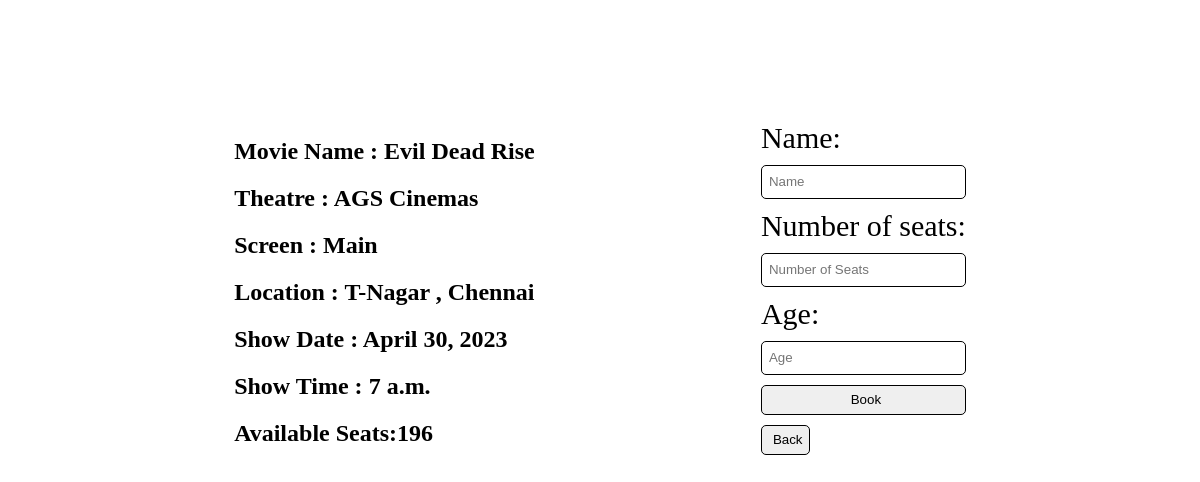
Screenshot of /book/1/ with the database file from the repository.
### tickets/models.py (models this page shows)
class shows(models.Model):
    screen = models.ForeignKey(screen,on_delete=models.CASCADE)
    theatre = models.ForeignKey(theatre ,on_delete= models.CASCADE)
    movies = models.ForeignKey(movies , on_delete= models.CASCADE)
    show_time = models.TimeField()
    show_date = models.DateField()
    no_of_free_seats = models.IntegerField()
    price=models.IntegerField(default=150)

class movies(models.Model):
    movies=models.BigAutoField(primary_key=True)
    name=models.CharField(max_length=50)
    image=models.ImageField(upload_to='pics',default="default.png")
    date=models.DateField()
    duration=models.CharField(max_length=50)
    type=models.CharField(max_length=50)
    language=models.CharField(max_length=50)
    rating=models.CharField(max_length=50)
    cast=models.TextField(max_length=100)
    trailer=models.CharField(max_length=100)
    price=models.IntegerField(default=0)

class theatre(models.Model):
    theatre = models.BigAutoField(primary_key=True)
    name=models.CharField(max_length=50)
    location=models.CharField(max_length=50)
    number_of_screens=models.IntegerField()

class screen(models.Model):
    name=models.CharField(max_length=50,default='main')
    theatre = models.ForeignKey(theatre,on_delete=models.CASCADE)
    type = models.CharField(max_length=50)
    no_of_total_seats = models.IntegerField()

### tickets/views.py (the view, shortened to what this page needs)
# urls.py: path("book/<int:id>/",views.book,name="book"),
def book(request,id):
    show=shows.objects.get(id=id)
    print(show.movies.name)
    return render(request,'book.html',{'show':show})

### templates/book.html (shortened to what this page needs)
<!DOCTYPE html>
<html lang="en">
<head>
</head>
<body>
    <div class="main_container">
        <div class="details">
    <h2>Movie Name : {{show.movies.name}}</h2>
    <h2>Theatre : {{show.theatre.name}}</h2>
    <h2 style="text-transform: capitalize;">Screen : {{show.screen.name}}</h2>
    <h2>Location : {{show.theatre.location}}</h2>
    <h2>Show Date : {{show.show_date}}</h2>
    <h2>Show Time : {{show.show_time}}</h2>
    <h2>Available Seats:{{show.no_of_free_seats}}</h2>
    </div>
    <div class="forms">
    <form action="" method="post" class="forms_forms">
        <label for="Name">Name:</label>
        <input type="text" placeholder="Name" name="Name" id="Name">
        <label for="NoOfSeats">Number of seats:</label>
        <input type="number" placeholder="Number of Seats" name="NoOfSeats" id="NoOfSeats">
        <label for="Age">Age:</label>
        <input type="number" placeholder="Age" id="Age" name="Age">
        <button type="submit">Book</button>
    </form>
    <a href="http://127.0.0.1:8000/prebooking/{{show.movies.movies}}/" ><button>Back</button></a>
    </div>
    </div>
</body>
</html>

### templates/book.html (style rules this page uses)
.main_container { margin-top: 10%; display: flex; align-items: center; justify-content:space-evenly; flex-wrap: wrap; }
.forms_forms { font-size: 30px; display: flex; flex-direction: column; }
label { margin-bottom: 10px; }
input { margin-bottom: 10px; height: 30px; text-indent: 5px; border: 1px black; border-radius: 5px; border-style: solid; }
button { margin-bottom: 10px; height: 30px; text-indent: 5px; border: 1px black; border-radius: 5px; border-style: solid; text-align: center; cursor: pointer; }

### rows the page displays
shows: movies.name "Evil Dead Rise", theatre.name "AGS Cinemas", screen.name "Main", theatre.location "T-Nagar , Chennai", show_date "April 30, 2023", show_time "7 a.m.", no_of_free_seats "196"
